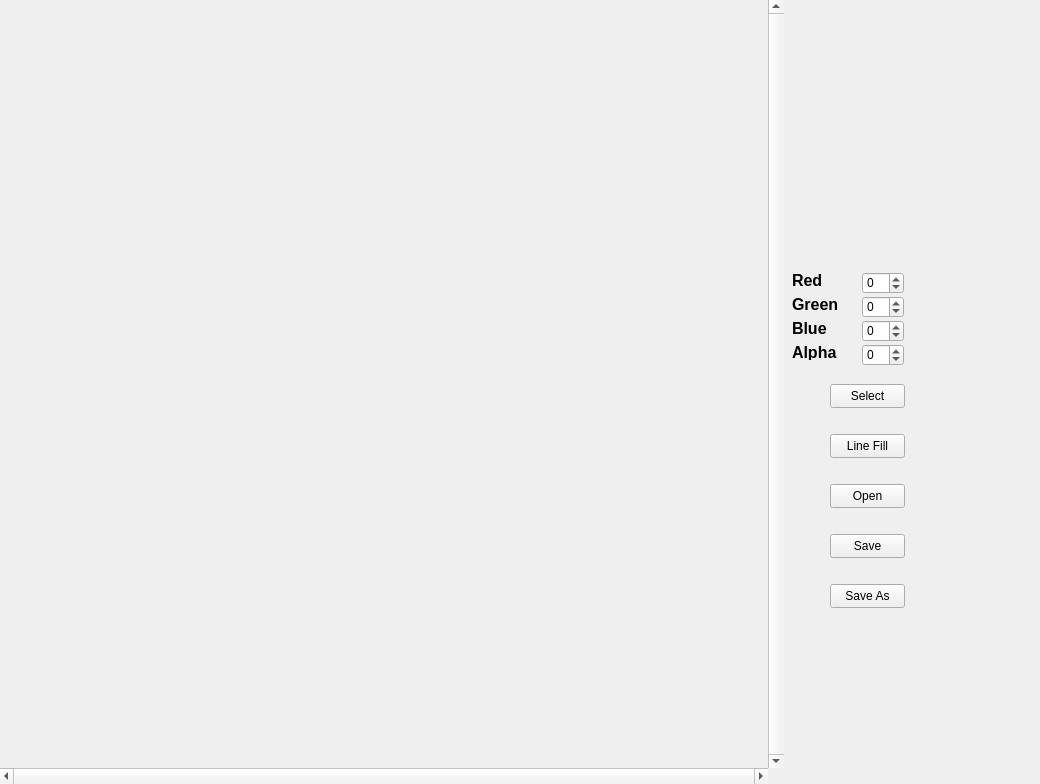
<?xml version="1.0" encoding="UTF-8"?>
<ui version="4.0">
 <class>MainWindow</class>
 <widget class="QMainWindow" name="MainWindow">
  <property name="geometry">
   <rect>
    <x>0</x>
    <y>0</y>
    <width>1040</width>
    <height>784</height>
   </rect>
  </property>
  <property name="windowTitle">
   <string>Pixel Edit</string>
  </property>
  <widget class="QWidget" name="centralwidget">
   <widget class="QScrollBar" name="horizontalScrollBar">
    <property name="geometry">
     <rect>
      <x>0</x>
      <y>768</y>
      <width>768</width>
      <height>16</height>
     </rect>
    </property>
    <property name="maximum">
     <number>0</number>
    </property>
    <property name="pageStep">
     <number>768</number>
    </property>
    <property name="orientation">
     <enum>Qt::Horizontal</enum>
    </property>
   </widget>
   <widget class="QScrollBar" name="verticalScrollBar">
    <property name="geometry">
     <rect>
      <x>768</x>
      <y>0</y>
      <width>16</width>
      <height>768</height>
     </rect>
    </property>
    <property name="maximum">
     <number>0</number>
    </property>
    <property name="pageStep">
     <number>768</number>
    </property>
    <property name="orientation">
     <enum>Qt::Vertical</enum>
    </property>
   </widget>
   <widget class="QPushButton" name="btn_sel">
    <property name="geometry">
     <rect>
      <x>830</x>
      <y>384</y>
      <width>75</width>
      <height>24</height>
     </rect>
    </property>
    <property name="text">
     <string>Select</string>
    </property>
   </widget>
   <widget class="QLabel" name="dispLbl">
    <property name="geometry">
     <rect>
      <x>950</x>
      <y>384</y>
      <width>75</width>
      <height>24</height>
     </rect>
    </property>
    <property name="font">
     <font>
      <pointsize>16</pointsize>
      <bold>true</bold>
     </font>
    </property>
    <property name="frameShape">
     <enum>QFrame::NoFrame</enum>
    </property>
    <property name="frameShadow">
     <enum>QFrame::Plain</enum>
    </property>
    <property name="text">
     <string/>
    </property>
   </widget>
   <widget class="QLabel" name="label">
    <property name="geometry">
     <rect>
      <x>792</x>
      <y>272</y>
      <width>49</width>
      <height>16</height>
     </rect>
    </property>
    <property name="font">
     <font>
      <pointsize>12</pointsize>
      <bold>true</bold>
     </font>
    </property>
    <property name="text">
     <string>Red</string>
    </property>
   </widget>
   <widget class="QLabel" name="label_2">
    <property name="geometry">
     <rect>
      <x>792</x>
      <y>296</y>
      <width>49</width>
      <height>16</height>
     </rect>
    </property>
    <property name="font">
     <font>
      <pointsize>12</pointsize>
      <bold>true</bold>
     </font>
    </property>
    <property name="text">
     <string>Green</string>
    </property>
   </widget>
   <widget class="QLabel" name="label_3">
    <property name="geometry">
     <rect>
      <x>792</x>
      <y>320</y>
      <width>49</width>
      <height>16</height>
     </rect>
    </property>
    <property name="font">
     <font>
      <pointsize>12</pointsize>
      <bold>true</bold>
     </font>
    </property>
    <property name="text">
     <string>Blue</string>
    </property>
   </widget>
   <widget class="QLabel" name="label_4">
    <property name="geometry">
     <rect>
      <x>792</x>
      <y>344</y>
      <width>49</width>
      <height>16</height>
     </rect>
    </property>
    <property name="font">
     <font>
      <pointsize>12</pointsize>
      <bold>true</bold>
     </font>
    </property>
    <property name="text">
     <string>Alpha</string>
    </property>
   </widget>
   <widget class="QSpinBox" name="spin_red">
    <property name="geometry">
     <rect>
      <x>862</x>
      <y>272</y>
      <width>42</width>
      <height>22</height>
     </rect>
    </property>
    <property name="wrapping">
     <bool>true</bool>
    </property>
    <property name="maximum">
     <number>255</number>
    </property>
   </widget>
   <widget class="QSpinBox" name="spin_grn">
    <property name="geometry">
     <rect>
      <x>862</x>
      <y>296</y>
      <width>42</width>
      <height>22</height>
     </rect>
    </property>
    <property name="wrapping">
     <bool>true</bool>
    </property>
    <property name="maximum">
     <number>255</number>
    </property>
   </widget>
   <widget class="QSpinBox" name="spin_blu">
    <property name="geometry">
     <rect>
      <x>862</x>
      <y>320</y>
      <width>42</width>
      <height>22</height>
     </rect>
    </property>
    <property name="wrapping">
     <bool>true</bool>
    </property>
    <property name="maximum">
     <number>255</number>
    </property>
   </widget>
   <widget class="QSpinBox" name="spin_alp">
    <property name="geometry">
     <rect>
      <x>862</x>
      <y>344</y>
      <width>42</width>
      <height>22</height>
     </rect>
    </property>
    <property name="wrapping">
     <bool>true</bool>
    </property>
    <property name="maximum">
     <number>255</number>
    </property>
   </widget>
   <widget class="QPushButton" name="btn_opn">
    <property name="geometry">
     <rect>
      <x>830</x>
      <y>484</y>
      <width>75</width>
      <height>24</height>
     </rect>
    </property>
    <property name="text">
     <string>Open</string>
    </property>
   </widget>
   <widget class="QPushButton" name="btn_sav">
    <property name="geometry">
     <rect>
      <x>830</x>
      <y>534</y>
      <width>75</width>
      <height>24</height>
     </rect>
    </property>
    <property name="text">
     <string>Save</string>
    </property>
   </widget>
   <widget class="QPushButton" name="btn_saa">
    <property name="geometry">
     <rect>
      <x>830</x>
      <y>584</y>
      <width>75</width>
      <height>24</height>
     </rect>
    </property>
    <property name="text">
     <string>Save As</string>
    </property>
   </widget>
   <widget class="QPushButton" name="btn_lin">
    <property name="geometry">
     <rect>
      <x>830</x>
      <y>434</y>
      <width>75</width>
      <height>24</height>
     </rect>
    </property>
    <property name="text">
     <string>Line Fill</string>
    </property>
   </widget>
  </widget>
 </widget>
 <resources/>
 <connections/>
</ui>
